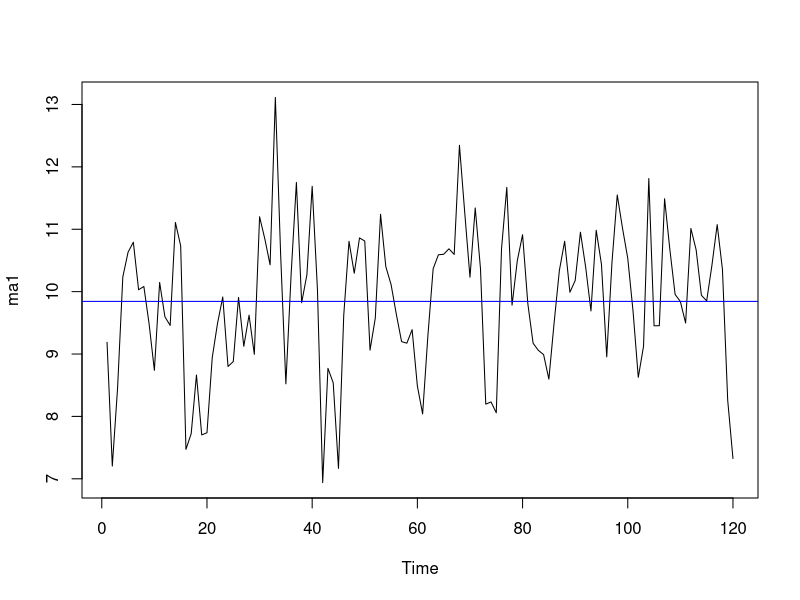
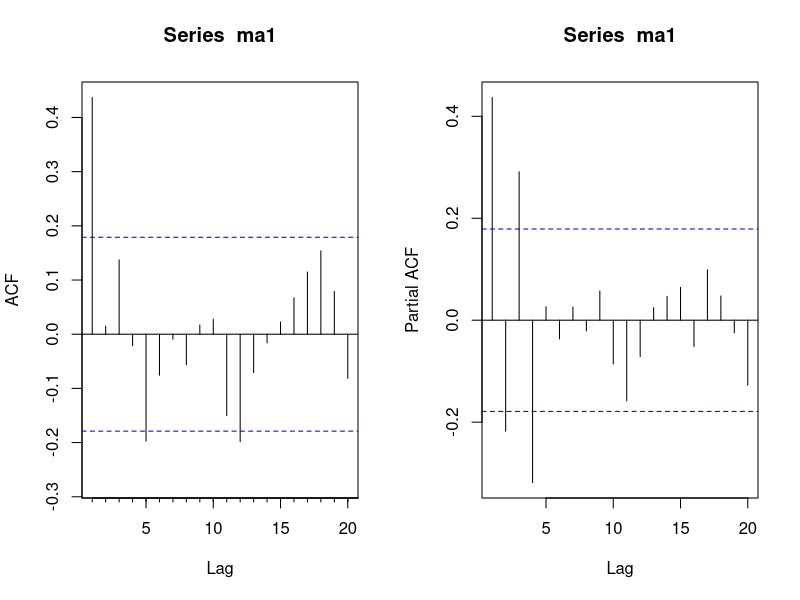
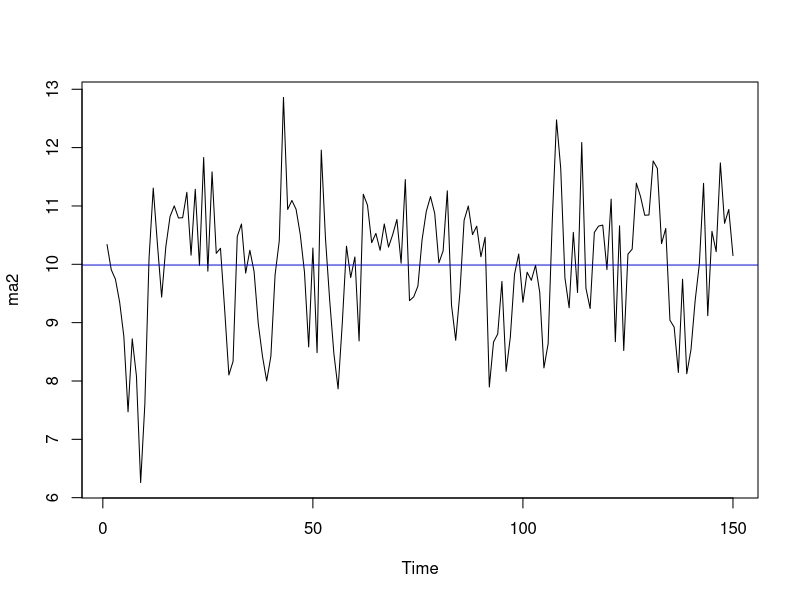
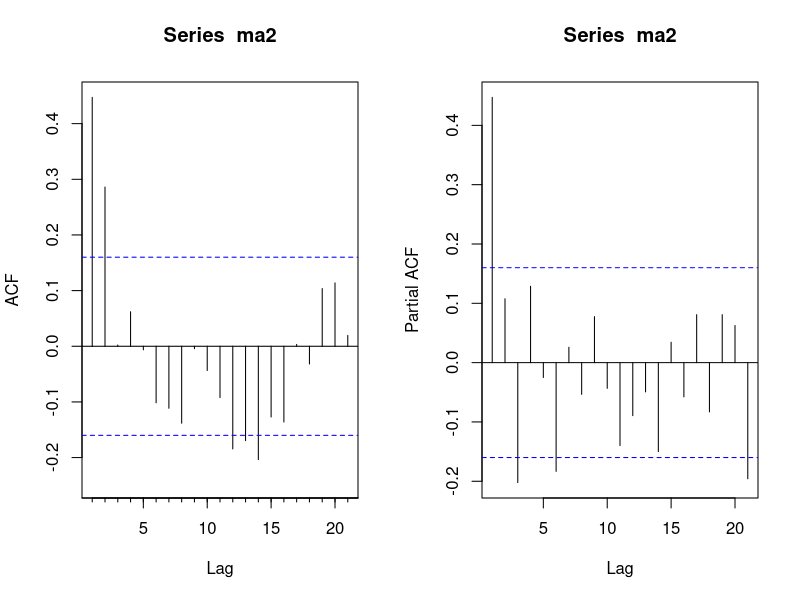
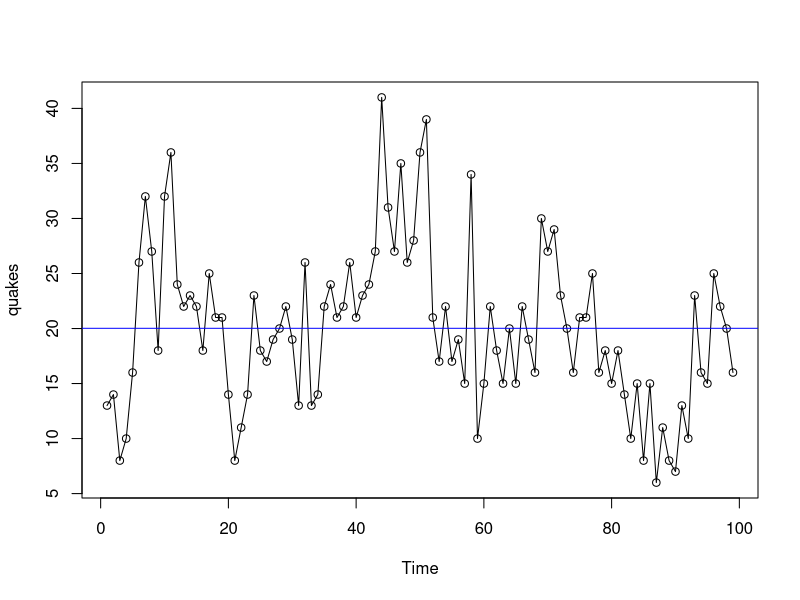
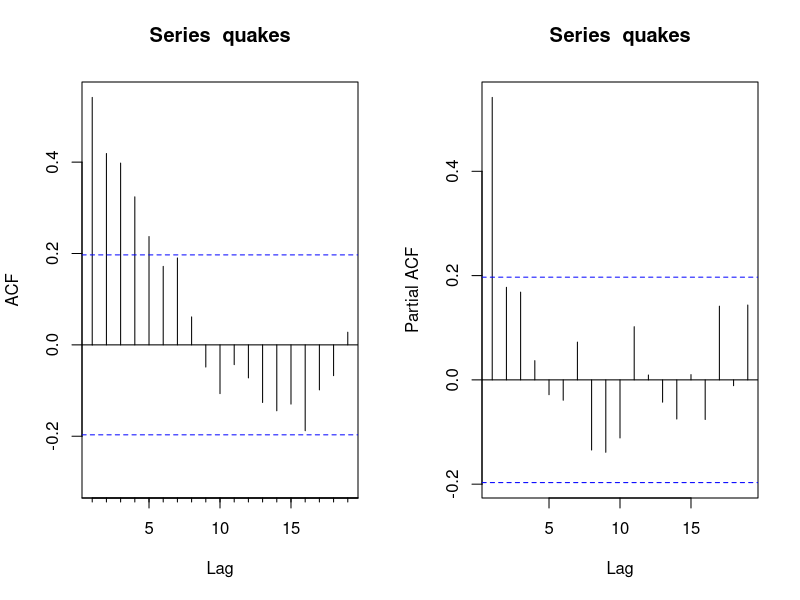
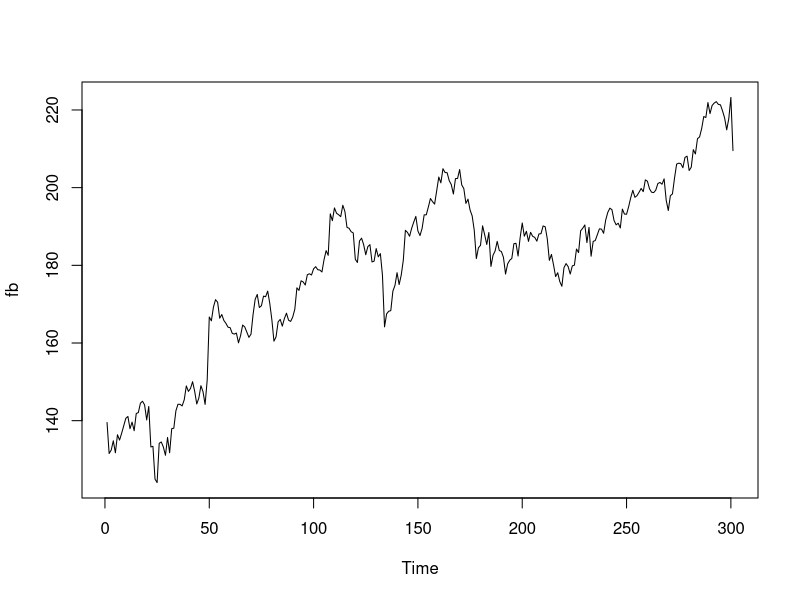
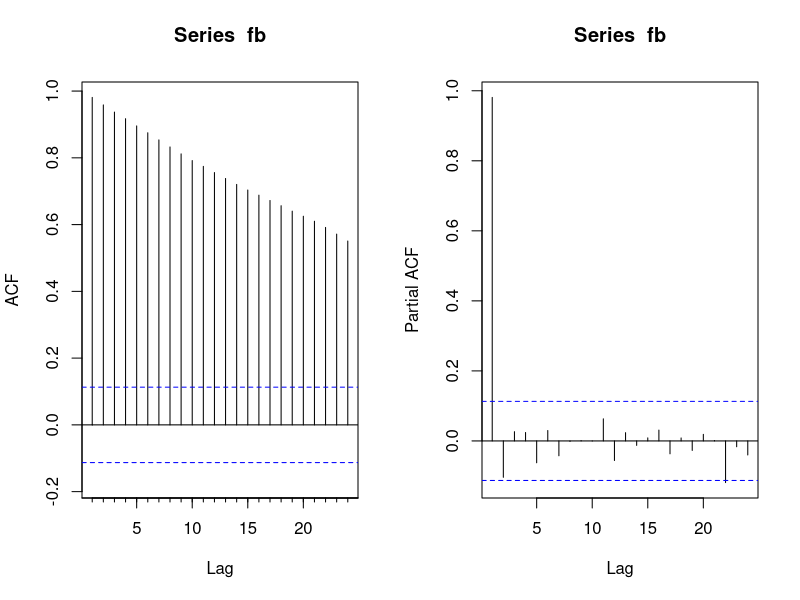

The R source for these figures, in order:
#increase font size
set.seed(12124)
setwd("C:\\Users\\DICE\\Dropbox\\PC (2)\\Desktop\\Time Series\\Tutorial_WS23-24\\Tutorial 3")

#1. 
rho1 = 0.7/(1+0.7^2)
#all higher lags are zero

#simulate data from ma(1)
#sd refers to the white noise
ma1 <- 10 + arima.sim(n=120, list(ma = c(0.7)),sd = 1)
ts.plot(ma1); abline(h=mean(ma1), col="blue")

#keep in mind, data is random/simulated, so not perfect
par(mfrow=c(1,2))
forecast::Acf(ma1)
pacf(ma1)
par(mfrow=c(1,1))

#2
rho1 = (0.5 + 0.5*0.3)/(1+0.5^2 +0.3^2)
rho2 = (0.3)/(1+0.5^2 +0.3^2)

ma2 <- 10 + arima.sim(n=150, list(ma = c(0.5,0.3)),sd = 1)
ts.plot(ma2); abline(h=mean(ma2), col="blue")

par(mfrow=c(1,2))
forecast::Acf(ma2)
pacf(ma2)
par(mfrow=c(1,1))

#3
#load the data
quakes <- scan("quakes.dat")
quakes <- ts(quakes)
plot(quakes, type="o")
abline(h=mean(quakes), col="blue")

#acf and pacf
par(mfrow=c(1,2))
forecast::Acf(quakes)
pacf(quakes)
par(mfrow=c(1,1))

#4
fb <- read.csv("FB.csv")
fb <- ts(fb$Adj.Close)

#plot the series and ACF, PACF
ts.plot(fb)

par(mfrow=c(1,2))
forecast::Acf(fb)
pacf(fb)
par(mfrow=c(1,1))

#looks like a random walk
ts.plot(diff(fb))

#first differences a random walk produces white noise: y_t = y_(t-1) + e => FD => y_t - y_(t-1) = e
#no significant dependence structures in the autocorrelation plots
par(mfrow=c(1,2))
forecast::Acf(diff(fb,1))
pacf(diff(fb,1))